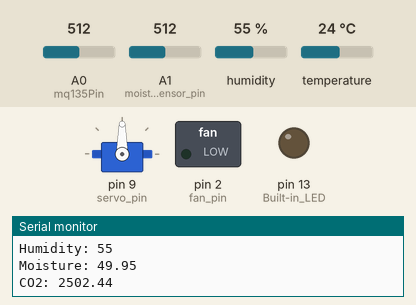
This program was run on a simulated Arduino Uno, built with avr-gcc and run on an emulated ATmega328P. Parts: servo, switched loads named in the program (green lamp = pin HIGH), output pins drawn as LEDs (lit = HIGH), the last lines printed to the serial monitor. The test bench sets the inputs (shaded band); at power-on: A1 (moisture_sensor_pin) = 512, A0 (mq135Pin) = 512, humidity 55 %, temperature 24 °C.

Above: at 2.2 s.
2.3 s: A1 (moisture_sensor_pin) set to 807
6.1 s: A1 (moisture_sensor_pin) set to 836
At 7.6 s:
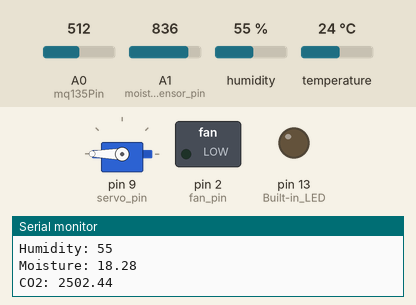
13.8 s: A0 (mq135Pin) set to 181
17.6 s: A0 (mq135Pin) set to 151
At 20.4 s:
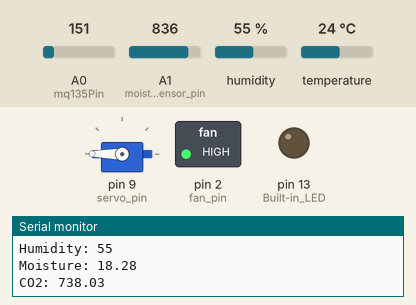
25.3 s: A0 (mq135Pin) set to 306
At 28.8 s:
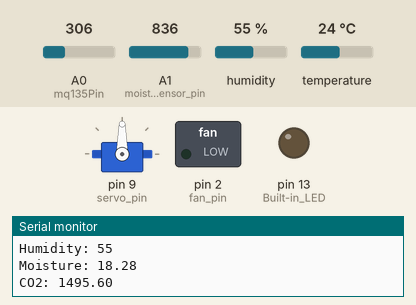
32.7 s: A0 (mq135Pin) set to 30
At 35.2 s:
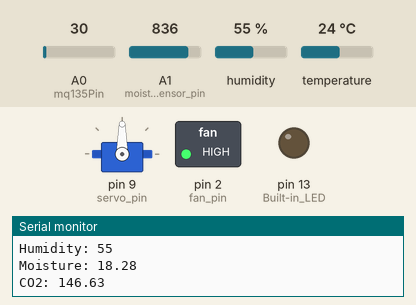
Timing chart, 0 to 41.4 s (numbered marks = the images above; inputs shaded):
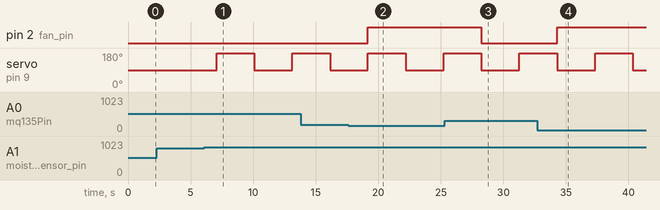

Measured:
- the behaviour switches between 818 and 819 on A1 (moisture_sensor_pin) (found by bisection; images 0 and 1)
- the behaviour switches between 164 and 163 on A0 (mq135Pin) (found by bisection; images 1 and 2)
- after the input at 6.1 s, servo on pin 9 (servo_pin): 90° → 180° after 0.98 s, → 90° 3.0 s later, → 180° 3.0 s later
- after the input at 17.6 s, pin 2 (fan_pin): LOW → HIGH after 1.6 s
- after the input at 25.3 s, pin 2 (fan_pin): HIGH → LOW after 3.0 s
- after the input at 32.7 s, pin 2 (fan_pin): LOW → HIGH after 1.6 s

The program:

main.cpp
```cpp
#include <Arduino.h>
#include <Adafruit_Sensor.h> // Library for sensor compatibility
#include <DHT.h>             // Library for DHT temperature and humidity sensor
#include <Servo.h>           // Library for servo motor control

// Pin definitions
#define DHT_PIN 4            // Digital pin connected to the DHT sensor
#define DHT_TYPE DHT11       // DHT sensor type (DHT11 or DHT22)
#define mq135Pin A0          // Analog pin connected to the MQ-135 gas sensor
#define moisture_sensor_pin A1 // Analog pin connected to the soil moisture sensor
#define fan_pin 2            // Digital pin connected to the fan
#define servo_pin 9          // Digital pin connected to the servo motor

// Create instances
DHT dht(DHT_PIN, DHT_TYPE);  // Initialize DHT sensor
Servo myservo;               // Initialize servo motor

// Variables for servo control
unsigned long servoMoveTime = 0; // Timestamp when the servo was last moved
bool servoMoved = false;         // Flag to track if the servo has moved

void setup()
{
    // Initialize serial communication for debugging
    Serial.begin(9600);

    // Initialize DHT sensor
    dht.begin();

    // Set pin modes
    pinMode(13, OUTPUT);       // Built-in LED (optional for debugging)
    pinMode(fan_pin, OUTPUT);  // Fan control pin
    myservo.attach(servo_pin); // Attach servo to the specified pin
    myservo.write(90);         // Initialize servo to 90 degrees (neutral position)
    delay(1000);               // Wait for serial monitor to initialize
}

/**
 * Reads and prints temperature and humidity values from the DHT sensor.
 */
void getDHT_value()
{
    // Read humidity and temperature from the DHT sensor
    int humidity = dht.readHumidity();
    int temperature = dht.readTemperature();

    // Print temperature and humidity values to the Serial Monitor
    Serial.print("Temperature: ");
    Serial.println(temperature);
    Serial.print("Humidity: ");
    Serial.println(humidity);
}

/**
 * Reads and prints CO2 concentration from the MQ-135 sensor.
 * Controls the fan based on CO2 levels.
 */
void getMQ135_value()
{
    // Read the analog value from the MQ-135 sensor
    float sensorValue = analogRead(mq135Pin);

    // Convert the analog reading to a voltage (0-5V range)
    float voltage = sensorValue * (5.0 / 1023.0);

    // Estimate CO2 concentration (calibrate for accuracy)
    float co2Concentration = voltage * 1000;

    // Control the fan based on CO2 concentration
    if (co2Concentration < 800)
    {
        digitalWrite(fan_pin, HIGH); // Turn on the fan if CO2 is below 800 ppm
    }
    else
    {
        digitalWrite(fan_pin, LOW); // Turn off the fan if CO2 is above 800 ppm
    }

    // Print CO2 concentration to the Serial Monitor
    Serial.print("CO2: ");
    Serial.println(co2Concentration);
}

/**
 * Reads and prints soil moisture percentage from the moisture sensor.
 * Controls the servo motor based on moisture levels.
 */
void getMoisture_value()
{
    // Read the analog value from the soil moisture sensor
    int sensor_analog = analogRead(moisture_sensor_pin);

    // Convert the analog value to a moisture percentage
    float moisture_percentage = (100 - ((sensor_analog / 1023.00) * 100));

    // Print moisture percentage to the Serial Monitor
    Serial.print("Moisture: ");
    Serial.println(moisture_percentage);

    // Check if the moisture level is below 20%
    if (moisture_percentage <= 20)
    {
        if (!servoMoved) // Only move the servo if it hasn't already moved
        {
            myservo.write(180);        // Move servo to 180 degrees (e.g., open valve)
            servoMoveTime = millis(); // Record the time when the servo moved
            servoMoved = true;        // Set the flag to indicate the servo has moved
        }
    }
    else
    {
        myservo.write(90);   // Return servo to 90 degrees (neutral position)
        servoMoved = false; // Reset the flag
    }

    // Check if the servo has been at 180 degrees for 3 seconds
    if (servoMoved && (millis() - servoMoveTime >= 3000))
    {
        myservo.write(90);   // Return the servo to 90 degrees
        servoMoved = false; // Reset the flag
    }
}

void loop()
{
    // Read and print DHT sensor values (temperature and humidity)
    getDHT_value();

    // Read and print soil moisture sensor values
    getMoisture_value();

    // Read and print MQ-135 sensor values (CO2 concentration)
    getMQ135_value();

    delay(3000); // Wait for 3 seconds before the next reading
}
```
